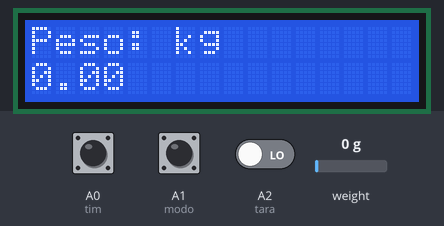
Simulated run of this program. Board: Arduino Nano, built with avr-gcc and run on an emulated ATmega328P. On the bench: 16×2 character LCD. The inputs (shaded band) are chosen by the test bench; at power-on: weight on the scale 0 g, A0 (tim) LOW, A1 (modo) LOW, A2 (tara) LOW. What the program prints to the serial monitor is not drawn.

Above: at 2.2 s.
2.3 s: weight on the scale set to 100 g
At 3.3 s:
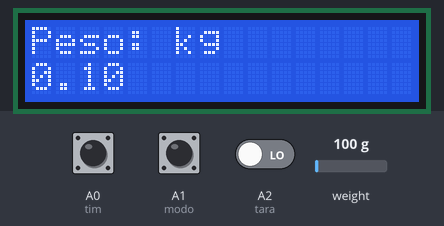
3.9 s: weight on the scale set to 1250 g
At 5.1 s:
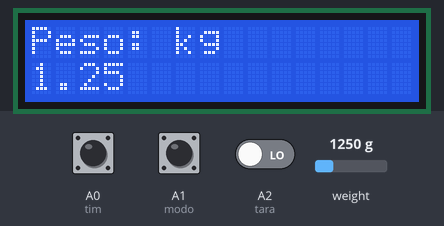
5.4 s: weight on the scale set to 2500 g
At 6.7 s:
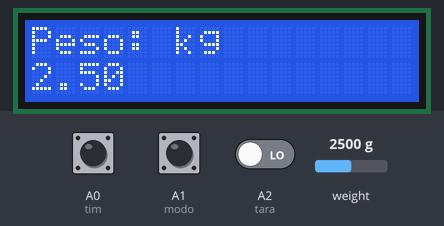
7.0 s: A0 (tim) pulsed HIGH 2 times (0.12 s each, 0.3 s apart)
At 7.4 s:
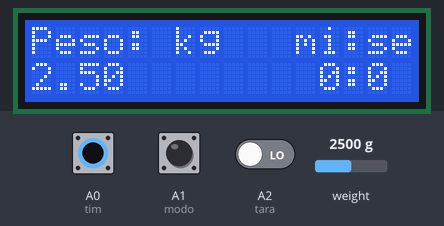
9.1 s: A1 (modo) pulsed HIGH 2 times (0.12 s each, 0.3 s apart)
At 9.52 s:
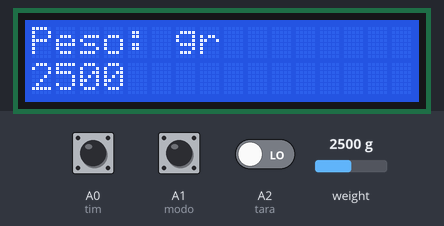
Timing chart, 0 to 12.1 s (numbered marks = the images above; inputs shaded):
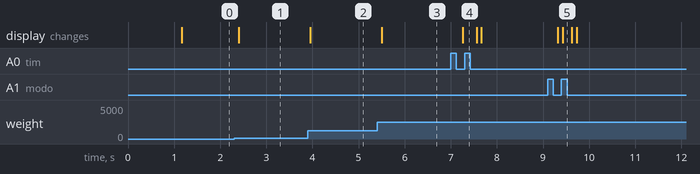

The program:

main.cpp
```cpp
#include <Wire.h>
#include <TimeLib.h>
#include <Arduino.h>
#include "HX711.h"
#include <LiquidCrystal.h>

#define DEBUG_HX711

// Parámetro para calibrar el peso y el sensor
#define CALIBRACION 474500.5//487525.5 //487000.0

// Pin de datos y de reloj
byte pinData = 7;
byte pinClk = 8;
int tara = A2;
int modo = A1;
int tim = A0;
int k = 0;
float valor= 0;
int mi=0, se=0, t=0;
int start;
int intervaloTemp = 1000; // leeremos cada 1 segundos
long tAnterior = 0; // almacena la ultima vez que se lanzo nuestro tiempo

// led
const int rs = 12, en = 11, d4 = 2, d5 = 3, d6 = 4, d7 = 5;
LiquidCrystal lcd(rs, en, d4, d5, d6, d7);


//anti rebote de botones

/**
 * @brief
 *
 * @param boton
 */
void anti_debounce(byte boton){
		delay(100);
		while (digitalRead(boton));
		delay(100);

}
// medir el tiempo
void tiempo (){
		lcd.setCursor(11, 0);
		lcd.print("mi");
		lcd.setCursor(12, 1);
		lcd.print(mi);
		lcd.setCursor(13, 0);
		lcd.print(":");
		lcd.setCursor(13, 1);
		lcd.print(":");
		lcd.setCursor(14, 0);
		lcd.print("se");
		lcd.setCursor(14, 1);
		lcd.print(se);
		Serial.print(mi);
		Serial.print(":");
		Serial.print(se);
		se++;
		if(se>59) {
				se=0;
				lcd.clear();
				mi++;
		}

}

// Objeto HX711
HX711 bascula;
void setup() {

		pinMode(tara, INPUT);
		pinMode(modo, INPUT);
		pinMode(tim, INPUT);
// inicia elled en numerode columnas y filas
		lcd.begin(16, 2);

		Serial.begin(9600);
#ifdef DEBUG_HX711

		// Iniciar comunicación serie

		Serial.println("[HX7] Inicio del sensor HX711");
#endif
		// Iniciar sensor
		bascula.begin(pinData, pinClk);
		// Aplicar la calibración
		bascula.set_scale(CALIBRACION);
		// Iniciar la tara
		// No tiene que haber nada sobre el peso
		bascula.tare();
}

void loop() {

		if (k==0) {
#ifdef DEBUG_HX711
				valor= bascula.get_units();
				lcd.setCursor(0, 0);
				lcd.print("Peso: ");
				lcd.setCursor(0, 1);
				lcd.print(valor);
				lcd.setCursor(5, 0);
				lcd.print(" kg");
				Serial.print("[HX7] Leyendo: ");
				Serial.print(valor, 3);
				Serial.print(" Kg     ");
#endif
		}
		if (k==1) {
#ifdef DEBUG_HX711
				valor= bascula.get_units();
				lcd.setCursor(0, 0);
				lcd.print("Peso: ");
				lcd.setCursor(0, 1);
				lcd.print(valor*1000,0);
				lcd.setCursor(5, 0);
				lcd.print(" gr");
				Serial.print("[HX7] Leyendo: ");
				Serial.print(valor*1000,1);
				Serial.print(" gr     ");
#endif
		}
		if (digitalRead(modo) && k==0) {
				anti_debounce(modo);
				Serial.println("mod1");
				k=1;
				lcd.clear();
		}
		if (digitalRead(modo) && k==1) {
				anti_debounce(modo);
				Serial.println("mod2");
				k=0;
				lcd.clear();
		}
		if (digitalRead(tara)) {
				anti_debounce(tara);
				Serial.println("tara");
				bascula.tare();

		}
		if (digitalRead(tim) && t==0) {
				anti_debounce(tim);
				t=1;

		}
		if (digitalRead(tim) && t==1) {
				anti_debounce(tim);
				t=0;
				se=0; mi=0;
				lcd.clear();
		}
		long tActual = millis();
		if( t ==1) {
				if (tActual - tAnterior >= intervaloTemp) {
						// Han pasado los 1 segundos => lanzamos el evento
						// IMPRIMIR POR CONSOLA ESTE VALOR
						tiempo();
						// Se actualiza el temporizador para el siguiente 1 segundos
						tAnterior = tActual;
						//delay(1000);
				}
		}
		Serial.println();
}
```

Measured:
- after the input at 2.3 s, the display: changes after 0.11 s (image 1)
- after the input at 3.9 s, the display: changes after 0.05 s (image 2)
- after the input at 5.4 s, the display: changes after 0.10 s (image 3)
- after the input at 7.0 s, the display: changes after 0.26 s (image 4)
- after the input at 9.1 s, the display: first changes after 0.22 s (image 5 shows a later state)
